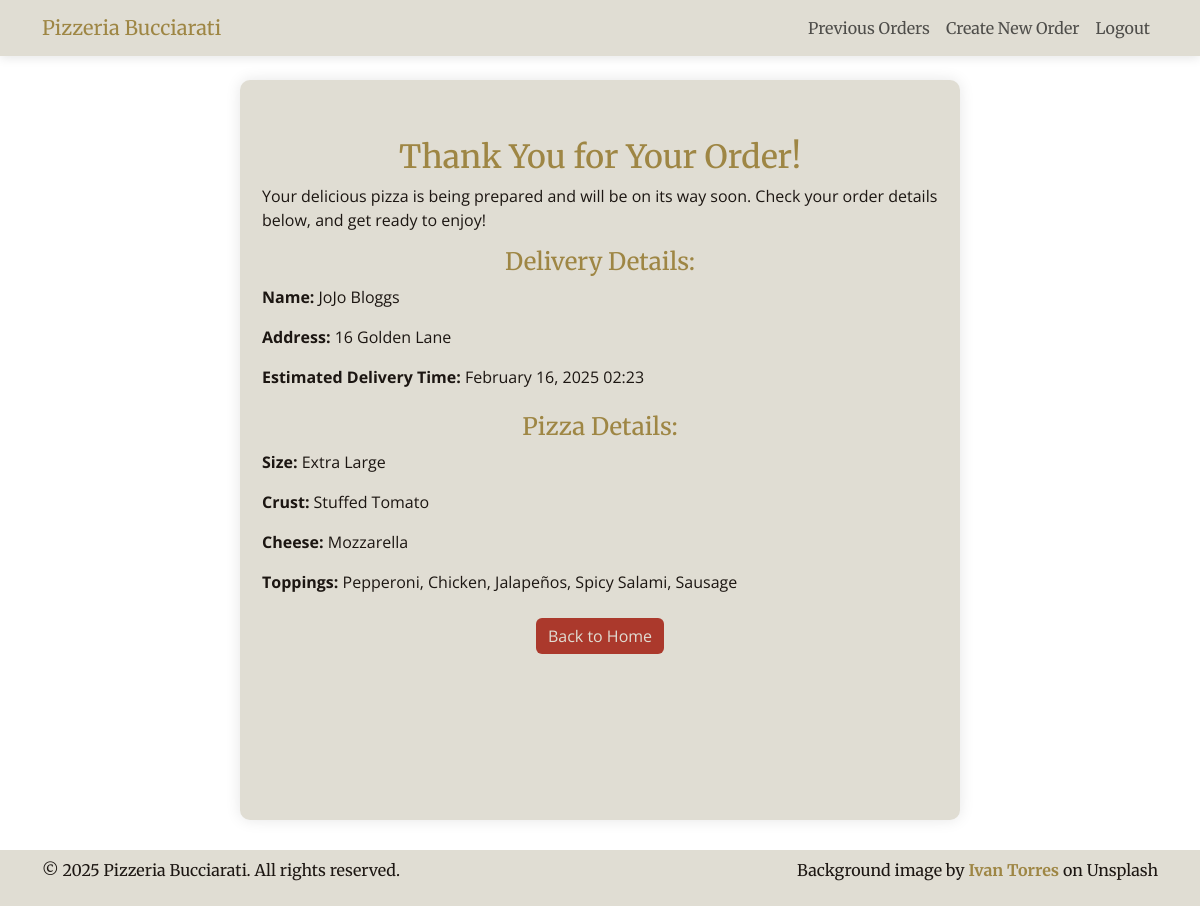
The page /final/ (signed in) on the database its author committed.
### pizza/models.py (models this page shows, shortened)
class Order(models.Model):
    user = models.ForeignKey(User, on_delete=models.CASCADE)
    pizza = models.ForeignKey(Pizza, on_delete=models.CASCADE)
    delivery_name = models.CharField(max_length=100)
    delivery_address = models.CharField(max_length=255)
    delivery_time = models.DateTimeField()
    payment_info = models.CharField(max_length=255)  # summary
    created_at = models.DateTimeField(auto_now_add=True)

class Pizza(models.Model):
    size = models.ForeignKey(PizzaSize, on_delete=models.CASCADE)
    crust = models.ForeignKey(PizzaCrust, on_delete=models.CASCADE)
    sauce = models.ForeignKey(PizzaSauce, on_delete=models.CASCADE)
    cheese = models.ForeignKey(PizzaCheese, on_delete=models.CASCADE)
    toppings = models.ManyToManyField("Topping", blank=True)

class PizzaSize(models.Model):
    name = models.CharField(max_length=20, unique=True)
    def __str__(self):
        return self.name

class PizzaCrust(models.Model):
    name = models.CharField(max_length=50, unique=True)
    def __str__(self):
        return self.name

class PizzaCheese(models.Model):
    name = models.CharField(max_length=50, unique=True)
    def __str__(self):
        return self.name

class Topping(models.Model):
    name = models.CharField(max_length=50, unique=True)

### pizza/views.py (the view)
# urls.py: path('final/', views.final, name='final'),
def final(request):
    delivery_id = request.session.get('delivery_id')
    if delivery_id:
        try:
            order = Order.objects.get(id=delivery_id)
            pizza = order.pizza
            context = {
                'order': order,
                'pizza': pizza,
                'delivery_name': order.delivery_name,
                'delivery_address': order.delivery_address,
                'delivery_time': order.delivery_time,
            }
            return render(request, 'final.html', context)
        except Order.DoesNotExist:
            return redirect('index')
    return redirect('index')

### pizza/templates/final.html
{% extends "base.html" %}
{% block content %}
<div class="container mt-5">
    <h2>Thank You for Your Order!</h2>
    <p>Your delicious pizza is being prepared and will be on its way soon.
        Check your order details below, and get ready to enjoy!</p>
    <div class="delivery-details mb-4">
        <h4>Delivery Details:</h4>
        <p><strong>Name:</strong> {{ order.delivery_name }}</p>
        <p><strong>Address:</strong> {{ order.delivery_address }}
            <br>{{ order.delivery_eircode }}
        </p>
        <p><strong>Estimated Delivery Time:</strong> {{ order.delivery_time|date:"F d, Y H:i" }}</p>
    </div>
    <div class="pizza-details mb-4">
        <h4>Pizza Details:</h4>
        <p><strong>Size:</strong> {{ pizza.size }}</p>
        <p><strong>Crust:</strong> {{ pizza.crust }}</p>
        <p><strong>Cheese:</strong> {{ pizza.cheese }}</p>
        <p><strong>Toppings:</strong>
            {% for topping in pizza.toppings.all %}
                {{ topping.name }}{% if not forloop.last %}, {% endif %}
            {% endfor %}
        </p>
    </div>
    <div class="d-flex justify-content-center gap-2">
        <a href="{% url 'index' %}" class="btn btn-primary">Back to Home</a>
    </div>
</div>
{% endblock %}

### pizza/static/css/style.css (style rules this page uses)
body h1, body h2, body h3, body h4, body h5, body h6, body li { color: #9e8644; font-family: 'Merriweather', serif; text-align: center; }
p { color: #1c1612; }
body { background: url('https://images.unsplash.com/photo-1513104890138-7c749659a591?q=80&w=2070&auto=format&fit=crop&ixlib=rb-4.0.3&ixid=M3wxMjA3fDB8MHxwaG90by1wYWdlfHx8fGVufDB8fHx8fA%3D%3D'); background-size: cover; background-attachment: fixed; font-family: 'Open Sans', sans-serif; margin: 0; min-height: 100vh; padding-bottom: 60px; }
body, html { height: 100%; margin: 0%; }
.btn { color: #e0ddd3; background-color: #ab392c; border: none; }

### rows shown on the page
Order: delivery_name "JoJo Bloggs", delivery_address "16 Golden Lane", delivery_time "February 16, 2025 02:23"
Pizza: size "Extra Large", crust "Stuffed Tomato", cheese "Mozzarella"
Topping: name "Pepperoni"
Topping: name "Chicken"
Topping: name "Jalapeños"
Topping: name "Spicy Salami"
Topping: name "Sausage"
